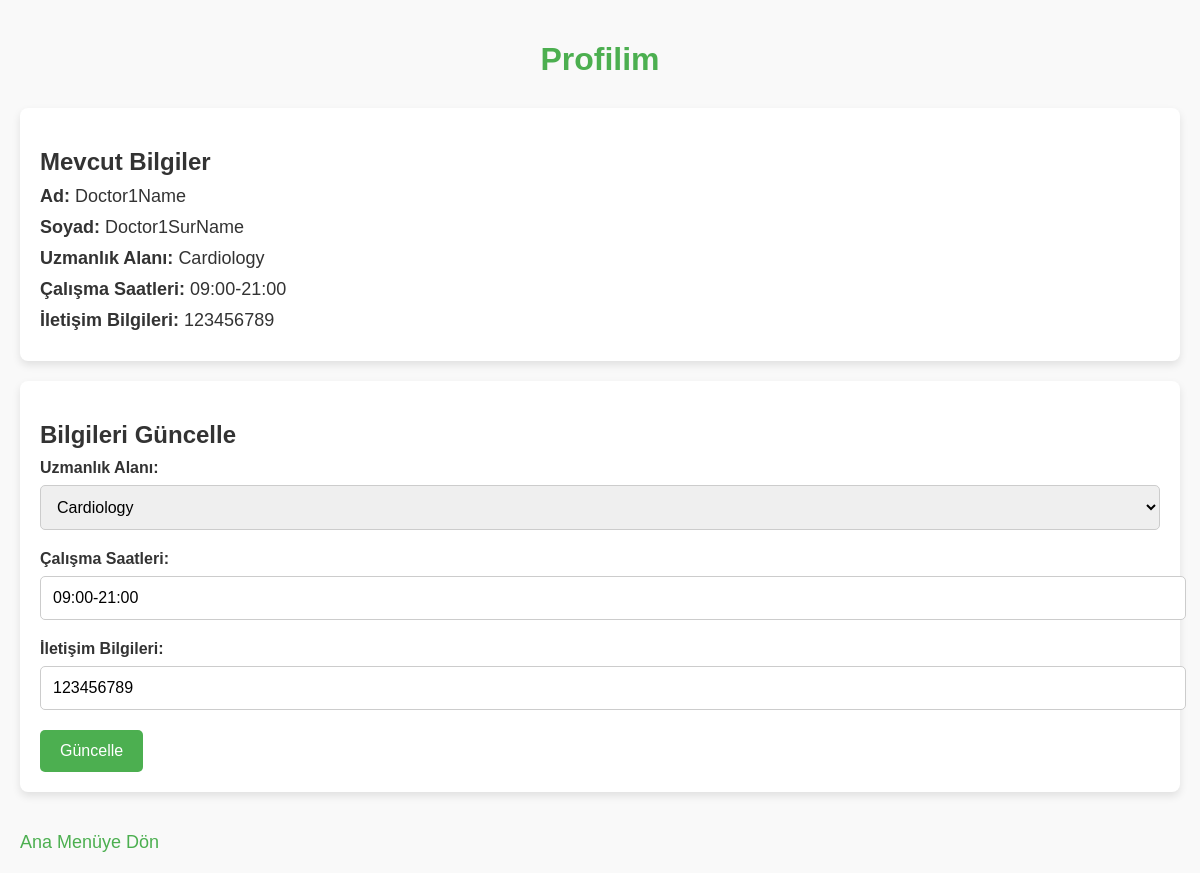
The page /doctorProfile (signed in) on the database its author committed.
### tables this page shows
CREATE TABLE doctor (
                        name TEXT,
                        surname TEXT,
                        email TEXT,
                        workHours TEXT,
                        department TEXT,
                        contact_info TEXT,
                        doctorID INTEGER PRIMARY KEY AUTOINCREMENT,
                        FOREIGN KEY (email) REFERENCES users(email)
                    );

CREATE TABLE departments (
                        departmentID INTEGER PRIMARY KEY AUTOINCREMENT,
                        departmentName TEXT UNIQUE
                    );

### main.py (the view)
@app.route("/doctorProfile")
def doctor_profile():
    if "doctor_email" not in session:
        return redirect(url_for("login"))
    user_email = session["doctor_email"]
    connection = sqlite3.connect("database.db")
    cursor = connection.cursor()
    cursor.execute("SELECT * FROM doctor WHERE email = ?", (user_email,))
    doctor = cursor.fetchone()
    cursor.execute("SELECT departmentID, departmentName FROM departments")  # department tablosundan id ve name alıyoruz
    departments = cursor.fetchall()
    connection.close()
    if doctor:
        return render_template(
            "doctorProfile.html",
            doctor={
                "name": doctor[0],
                "surname": doctor[1],
                "department": doctor[4],
                "workHours": doctor[3],
                "contact_info": doctor[5],
            },
            departments=departments  # Departmanları da template'e gönderiyoruz
        )
    else:
        return "Doktor bilgisi bulunamadı."

### main.py (called while the page is built)
@app.before_request
def log_session():
    print(f"Session Data: {session}")

### templates/doctorProfile.html (shortened to what this page needs)
<!DOCTYPE html>
<html lang="en">
<head>
</head>
<body>
    <h1>Profilim</h1>
    <div class="profile-info">
        <h2>Mevcut Bilgiler</h2>
        <p><strong>Ad:</strong> {{ doctor.name }}</p>
        <p><strong>Soyad:</strong> {{ doctor.surname }}</p>
        <p><strong>Uzmanlık Alanı:</strong> {{ doctor.department}}</p>
        <p><strong>Çalışma Saatleri:</strong> {{ doctor.workHours }}</p>
        <p><strong>İletişim Bilgileri:</strong> {{ doctor.contact_info }}</p>
    </div>
    <div class="update-form">
        <h2>Bilgileri Güncelle</h2>
        <form action="/updateDoctorProfile" method="POST">
            <label for="department">Uzmanlık Alanı:</label>
            <select id="department" name="department" required>
                {% for dept in departments %}
                    <option value="{{ dept[1] }}" {% if dept[1] == doctor.department %}selected{% endif %}>{{ dept[1] }}</option>
                {% endfor %}
            </select><br>
            <label for="workHours">Çalışma Saatleri:</label>
            <input type="text" id="workHours" name="workHours" value="{{ doctor.workHours }}" required><br>
            <label for="contact_info">İletişim Bilgileri:</label>
            <input type="text" id="contact_info" name="contact_info" value="{{ doctor.contact_info }}" required><br>
            <button type="submit">Güncelle</button>
        </form>
    </div>
    <a href="/doctorMenu">Ana Menüye Dön</a>
</body>
</html>

### templates/doctorProfile.html (style rules this page uses)
body { font-family: 'Arial', sans-serif; background-color: #f9f9f9; margin: 0; padding: 20px; color: #333; }
h1 { color: #4CAF50; text-align: center; margin-bottom: 30px; }
h2 { color: #333; margin-bottom: 10px; }
p { font-size: 16px; margin: 5px 0; }
.profile-info { background-color: #fff; padding: 20px; margin: 20px 0; border-radius: 8px; box-shadow: 0 4px 8px rgba(0, 0, 0, 0.1); }
.profile-info p { font-size: 18px; margin: 10px 0; }
.update-form { background-color: #fff; padding: 20px; margin: 20px 0; border-radius: 8px; box-shadow: 0 4px 8px rgba(0, 0, 0, 0.1); }
.update-form label { font-weight: bold; display: block; margin-bottom: 8px; }
.update-form input, .update-form select { width: 100%; padding: 12px; margin-bottom: 20px; border: 1px solid #ccc; border-radius: 5px; font-size: 16px; }
.update-form button { background-color: #4CAF50; color: white; padding: 12px 20px; border: none; border-radius: 5px; font-size: 16px; cursor: pointer; transition: background-color 0.3s ease; }
a { display: inline-block; margin-top: 20px; color: #4CAF50; text-decoration: none; font-size: 18px; }

### rows shown on the page
doctor: name "Doctor1Name", surname "Doctor1SurName", department "Cardiology", workHours "09:00-21:00", contact_info "123456789"
